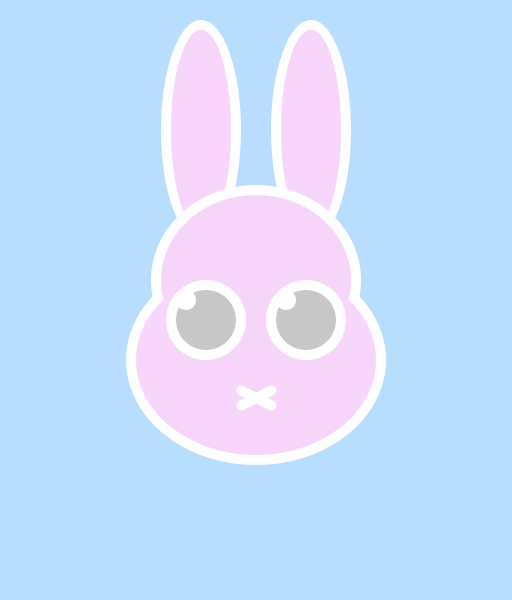
Frame 1 (no input)
Frame 60 (the mouse pressed at the canvas centre just before this capture): identical to frame 1, image omitted
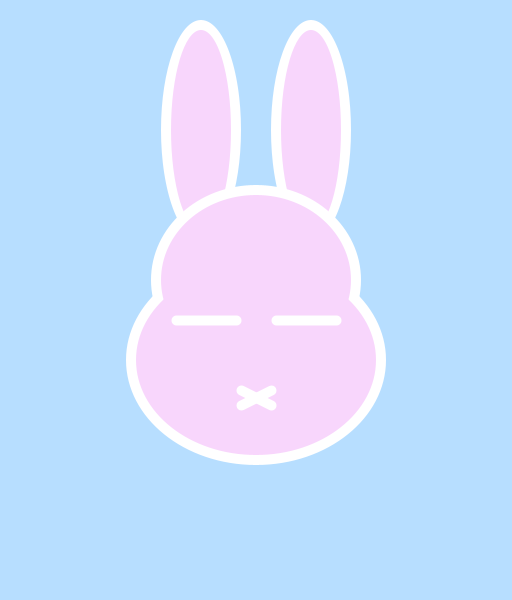
Frame 120 (the mouse held since frame 60 and released just before this capture)

The Processing sketch that drew these frames (run headless with seeded random() and noise(); from frame 60 on, the mouse is pressed at the canvas centre):

// Processing sketch: processing_95483
// ── processing_95483.pde

//Charlotte Lim

//centre of head
int cX = 256;
int cY = 280;

//irisDiameter
int iD = 60;

void setup(){
  size(512,600);  
  
  println("HAPPY EASTER!!!\n");
}

void draw(){
  
  int r = int(random(0, 255));
  int g = int(random(0, 255));
  int b = int(random(0, 255));
  
  background(183, 222, 255);
  
  if (keyPressed){
    background(r, g, b);
    println("YAY CHOCOLATE!! ");
  }
  
  noStroke();
  
  //ears
  fill(255); //white
  ellipse(cX-55, cY-150, 80, 220); //earL
  ellipse(cX+55, cY-150, 80, 220); //earR
  fill(248,214,252); //pink
  ellipse(cX-55, cY-150, 60, 200); //earL
  ellipse(cX+55, cY-150, 60, 200); //earR
  
  //white
  fill(255);
  ellipse(cX, cY, 210, 190); //upperHead
  ellipse(cX, cY+80, 260, 210); //lowerHead

  
  //pink
  fill(248,214,252); 
  ellipse(cX, cY, 190, 170); //upperHead
  ellipse(cX, cY+80, 240, 190); //lowerHead


  if(mousePressed){
    stroke(255);
    strokeWeight(10);
    line(cX-80, cY+40, cX-20, cY+40);
    line(cX+80, cY+40, cX+20, cY+40);
    
  } else {
    
    //eyes
    fill(255);
    ellipse(cX-50, cY+40, iD+20, iD+20); //L
    ellipse(cX+50, cY+40, iD+20, iD+20); //R
    //iris
    if (keyPressed){
      fill(r,g,b); 
    } else {
      fill (200);
    }
    ellipse(cX-50, cY+40, iD, iD); //L
    ellipse(cX+50, cY+40, iD, iD); //R
    
    
    //mapping mouse position to fit pupils in iris
    int iR = iD/2 - 10; //radius pupils may move in
    //x-value for right iris
    float xL = map(mouseX, 0, 512, cX-50-iR, cX-50+iR);
    //x-value for left
    float xR = map(mouseX, 0, 512, cX+50-iR, cX+50+iR);
    //yVal
    float y = map(mouseY, 0, 600, cY+40-iR, cY+40+iR);
    
    //pupils
    fill(255);
    ellipse (xL, y, 20, 20);
    ellipse (xR, y, 20, 20);
    
  }
  
  //mouth
  stroke(255);
  strokeWeight(10);
  line(cX-15, cY+110, cX+15, cY+125);
  line(cX-15, cY+125, cX+15, cY+110);  
}
